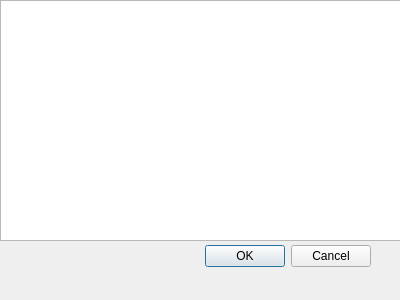
<?xml version="1.0" encoding="UTF-8"?>
<ui version="4.0">
 <class>choose_tags_dialog</class>
 <widget class="QDialog" name="choose_tags_dialog">
  <property name="geometry">
   <rect>
    <x>0</x>
    <y>0</y>
    <width>400</width>
    <height>300</height>
   </rect>
  </property>
  <property name="minimumSize">
   <size>
    <width>400</width>
    <height>300</height>
   </size>
  </property>
  <property name="maximumSize">
   <size>
    <width>400</width>
    <height>300</height>
   </size>
  </property>
  <property name="windowTitle">
   <string>选择标签...</string>
  </property>
  <widget class="QDialogButtonBox" name="buttonBox">
   <property name="geometry">
    <rect>
     <x>30</x>
     <y>240</y>
     <width>341</width>
     <height>32</height>
    </rect>
   </property>
   <property name="orientation">
    <enum>Qt::Horizontal</enum>
   </property>
   <property name="standardButtons">
    <set>QDialogButtonBox::Cancel|QDialogButtonBox::Ok</set>
   </property>
  </widget>
  <widget class="QListWidget" name="listWidget">
   <property name="geometry">
    <rect>
     <x>0</x>
     <y>0</y>
     <width>401</width>
     <height>241</height>
    </rect>
   </property>
  </widget>
 </widget>
 <resources/>
 <connections>
  <connection>
   <sender>buttonBox</sender>
   <signal>accepted()</signal>
   <receiver>choose_tags_dialog</receiver>
   <slot>accept()</slot>
   <hints>
    <hint type="sourcelabel">
     <x>248</x>
     <y>254</y>
    </hint>
    <hint type="destinationlabel">
     <x>157</x>
     <y>274</y>
    </hint>
   </hints>
  </connection>
  <connection>
   <sender>buttonBox</sender>
   <signal>rejected()</signal>
   <receiver>choose_tags_dialog</receiver>
   <slot>reject()</slot>
   <hints>
    <hint type="sourcelabel">
     <x>316</x>
     <y>260</y>
    </hint>
    <hint type="destinationlabel">
     <x>286</x>
     <y>274</y>
    </hint>
   </hints>
  </connection>
 </connections>
</ui>
